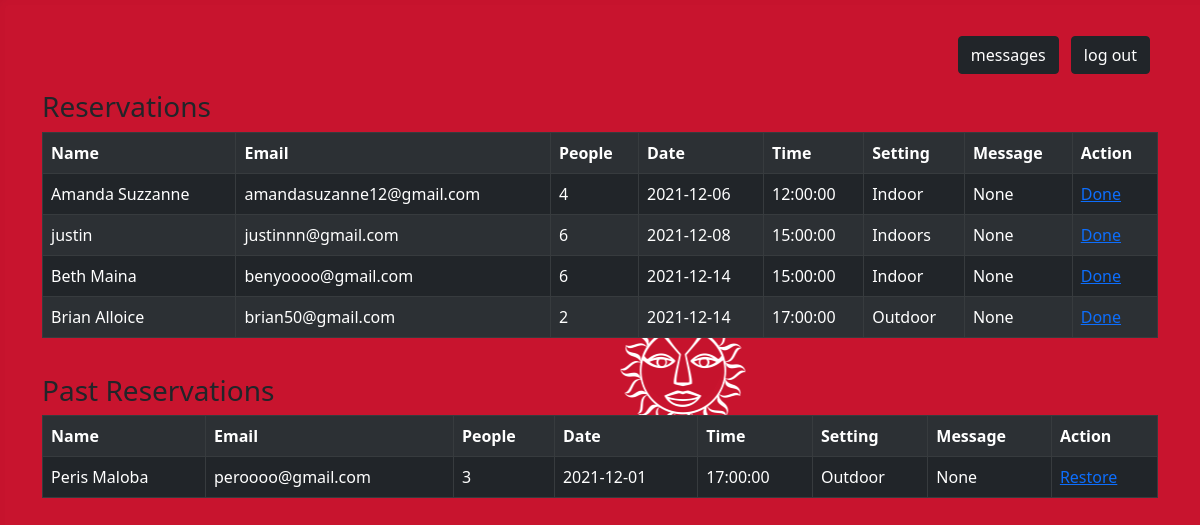
The app's page /reservations.php (signed in) with its own data.
### tables this page shows
CREATE TABLE `current` (
  `reservation_id` int(11) NOT NULL,
  `name` varchar(20) NOT NULL,
  `email` varchar(30) NOT NULL,
  `people` varchar(4) NOT NULL,
  `date` date NOT NULL,
  `time` time NOT NULL,
  `setting` varchar(20) NOT NULL,
  `message` text NOT NULL
);

CREATE TABLE `past` (
  `reservation_id` int(11) NOT NULL,
  `name` varchar(20) NOT NULL,
  `email` varchar(30) NOT NULL,
  `people` varchar(4) NOT NULL,
  `date` date NOT NULL,
  `time` time NOT NULL,
  `setting` varchar(20) NOT NULL,
  `message` text NOT NULL
);

### reservations.php (the view, shortened to what this page needs)
<?php
   include('configuration.php');
?>
<!DOCTYPE html>
<html>
<head>
<link href="https://cdn.jsdelivr.net/npm/bootstrap@5.0.2/dist/css/bootstrap.min.css" rel="stylesheet">
</head>
<body>
<div class="container">
<div class="d-grid gap-2 d-md-flex justify-content-md-end">
<p>
<a href="messages.php"><button class="btn btn-dark me-md-2">messages</button><a>
<a href="mnglogout.php"><button class="btn btn-dark">log out</button><a>
</p>
</div>
<h3>Reservations</h3>
<table class="table table-dark table-striped table-hover table-bordered">
<tr> <th>Name</th> <th>Email</th> <th>People</th> <th>Date</th> <th>Time</th> <th>Setting</th> <th>Message</th> <th>Action</th></tr>
<?php
	$str = '';
	$sql = "SELECT * FROM current ORDER BY date, time";
	$result = mysqli_query($db,$sql);
	while ($row = mysqli_fetch_array($result,MYSQLI_ASSOC))
	{
	$str .= "<tr>
	<td>".$row['name']."</td>
	<td>".$row['email']."</td>
	<td>".$row['people']."</td>
	<td>".$row['date']."</td>
	<td>".$row['time']."</td>
	<td>".$row['setting']."</td>
	<td>".$row['message']."</td>
	<td>
	<a href='deleteReservation.php?id=".$row['reservation_id']."'>Done</a>
	</td></tr>";
	}
	echo $str;
?>
</table>
</div>
<!DOCTYPE html>
<link href="https://cdn.jsdelivr.net/npm/bootstrap@5.0.2/dist/css/bootstrap.min.css" rel="stylesheet">
</head>
<body>
<div class="container">
<h3>Past Reservations</h3>
<table class="table table-dark table-striped table-hover table-bordered">
<tr> <th>Name</th> <th>Email</th> <th>People</th> <th>Date</th> <th>Time</th> <th>Setting</th> <th>Message</th> <th>Action</th></tr>
<?php
	$str = '';
	$sql = "SELECT * FROM past ORDER BY date, time";
	$result = mysqli_query($db,$sql);
	while ($row = mysqli_fetch_array($result,MYSQLI_ASSOC))
	{
	$str .= "<tr>
	<td>".$row['name']."</td>
	<td>".$row['email']."</td>
	<td>".$row['people']."</td>
	<td>".$row['date']."</td>
	<td>".$row['time']."</td>
	<td>".$row['setting']."</td>
	<td>".$row['message']."</td>
	<td>
	<a href='restoreReservation.php?id=".$row['reservation_id']."'>Restore</a>
	</td></tr>";
	}
	echo $str;
?>
</table>
</div>
</body>
</html>

### reservations.php (style rules this page uses)
body { background-image: url("photos/background.png"); background-color: crimson; }
.container { margin-top:3%; }
body { background-color:crimson; }

### records on screen
current: name "Amanda Suzzanne", email "amandasuzanne12@gmail.com", people "4", date "2021-12-06", time "12:00:00", setting "Indoor", message "None"
current: name "justin", email "justinnn@gmail.com", people "6", date "2021-12-08", time "15:00:00", setting "Indoors", message "None"
current: name "Beth Maina", email "benyoooo@gmail.com", people "6", date "2021-12-14", time "15:00:00", setting "Indoor", message "None"
current: name "Brian Alloice", email "brian50@gmail.com", people "2", date "2021-12-14", time "17:00:00", setting "Outdoor", message "None"
past: name "Peris Maloba", email "peroooo@gmail.com", people "3", date "2021-12-01", time "17:00:00", setting "Outdoor", message "None"
